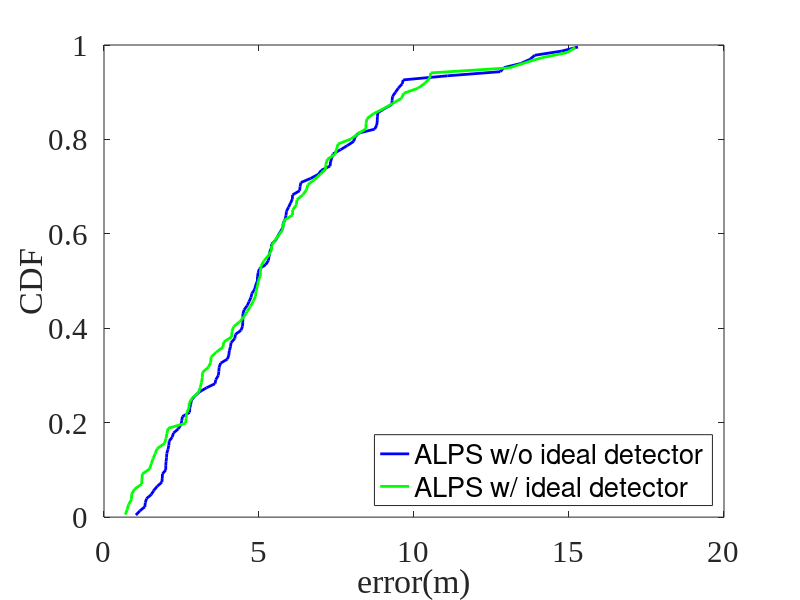

MATLAB code to generate this figure:
xa = [12.90133333, 7.39, 2.93, 15.28869073, 14.75063483, 13.89340188, 13.73845297, 13.44444113, 12.78331659, 11.08528867, 9.652217646, 9.61904877, 9.493440329, 9.404195569, 9.309208769, 9.293083232, 9.283588616, 9.04501182, 8.835210973, 8.817426867, 8.814928755, 8.799037568, 8.73098645, 8.195362682, 8.097200297, 8.05281845, 7.847026006, 7.631175918, 7.348894705, 7.305667347, 7.292574144, 7.013194212, 6.91374115, 6.664487379, 6.351489579, 6.324416743, 6.309859146, 6.082211126, 6.075945173, 6.017290051, 5.954158187, 5.886117539, 5.870886524, 5.840035354, 5.776930233, 5.772192023, 5.686399964, 5.610804476, 5.541721639, 5.402148134, 5.396720751, 5.341739453, 5.325391234, 5.303290403, 5.215641911, 5.01229593, 4.970992342, 4.950517214, 4.945461394, 4.892624784, 4.861494234, 4.772512269, 4.740802523, 4.679402233, 4.61733964, 4.519316912, 4.480369269, 4.479962199, 4.476599237, 4.469978723, 4.417349272, 4.23850544, 4.220295515, 4.097357108, 4.082543977, 4.04003456, 4.028047833, 3.983056126, 3.762417427, 3.713653865, 3.704753242, 3.68708871, 3.607852795, 3.579996836, 3.30542288, 3.080087819, 2.822813291, 2.797500375, 2.7655897, 2.760757356, 2.528550196, 2.508955612, 2.47991215, 2.395803619, 2.240673195, 2.201143384, 2.101384354, 2.092148308, 2.063747835, 2.024967098, 2.018557764, 2.000379607, 1.992630644, 1.992414886, 1.885185431, 1.880440026, 1.865946419, 1.714265369, 1.606713033, 1.523857659, 1.372261991, 1.3313131, 1.31668594, 1.151113319, 1.027457993];
xm = [0.690728832, 0.746283775, 0.796532581, 0.887972622, 0.889055103, 0.982790598, 1.217447264, 1.224138332, 1.235092618, 1.471039695, 1.525540418, 1.582370836, 1.649415761, 1.715365848, 1.949611265, 2.001601854, 2.030613391, 2.069784429, 2.632161773, 2.650797444, 2.665598208, 2.740194515, 2.747627882, 2.852540572, 3.045528845, 3.103217753, 3.142992102, 3.173538855, 3.176901524, 3.364992275, 3.443477332, 3.452353917, 3.624167204, 3.838494176, 3.864003702, 4.116974931, 4.124575374, 4.179414637, 4.381868991, 4.517353006, 4.616489211, 4.722592791, 4.811205799, 4.888368743, 4.90404727, 4.947582777, 4.977661906, 5.042992161, 5.046783491, 5.068566379, 5.159750536, 5.299587875, 5.401632235, 5.406503399, 5.515229839, 5.627094639, 5.757280079, 5.780851391, 5.818691508, 6.082627541, 6.084881206, 6.203777012, 6.222390856, 6.416607519, 6.533318758, 6.577652026, 6.794540719, 6.971351938, 7.142775378, 7.157573118, 7.206285057, 7.457589844, 7.500684717, 7.551064926, 7.969606103, 8.193295744, 8.449386372, 8.450925847, 8.482889973, 8.701022298, 9.035114188, 9.313600951, 9.598404707, 9.670570646, 10.53986540, 10.13454575, 10.35675578, 10.50890092, 13.07585455, 13.58362340, 14.12332035, 14.93554789, 15.2012056];

sa = sort(xa);
sm = sort(xm);

h = subplot(1, 1, 1);
set(h, 'FontSize', 22, 'FontName', 'Times New Roman');
hold on;

p = plot(sa, (0.5:length(sa))./length(sa), '-');
set(p, 'Color', 'blue', 'LineWidth', 2, 'markers', 8);

p = plot(sm, (0.5:length(sm))./length(sm), '-');
set(p, 'Color', 'green', 'LineWidth', 2, 'markers', 8);

axis([0 20 0 1]);

box on;

legend('ALPS w/o ideal detector', 'ALPS w/ ideal detector', 'Location', 'southeast');
xlabel('error(m)');
ylabel('CDF');

filename = ['cdf_comp_with_eye_label.eps'];
saveas(h, filename, 'epsc2');